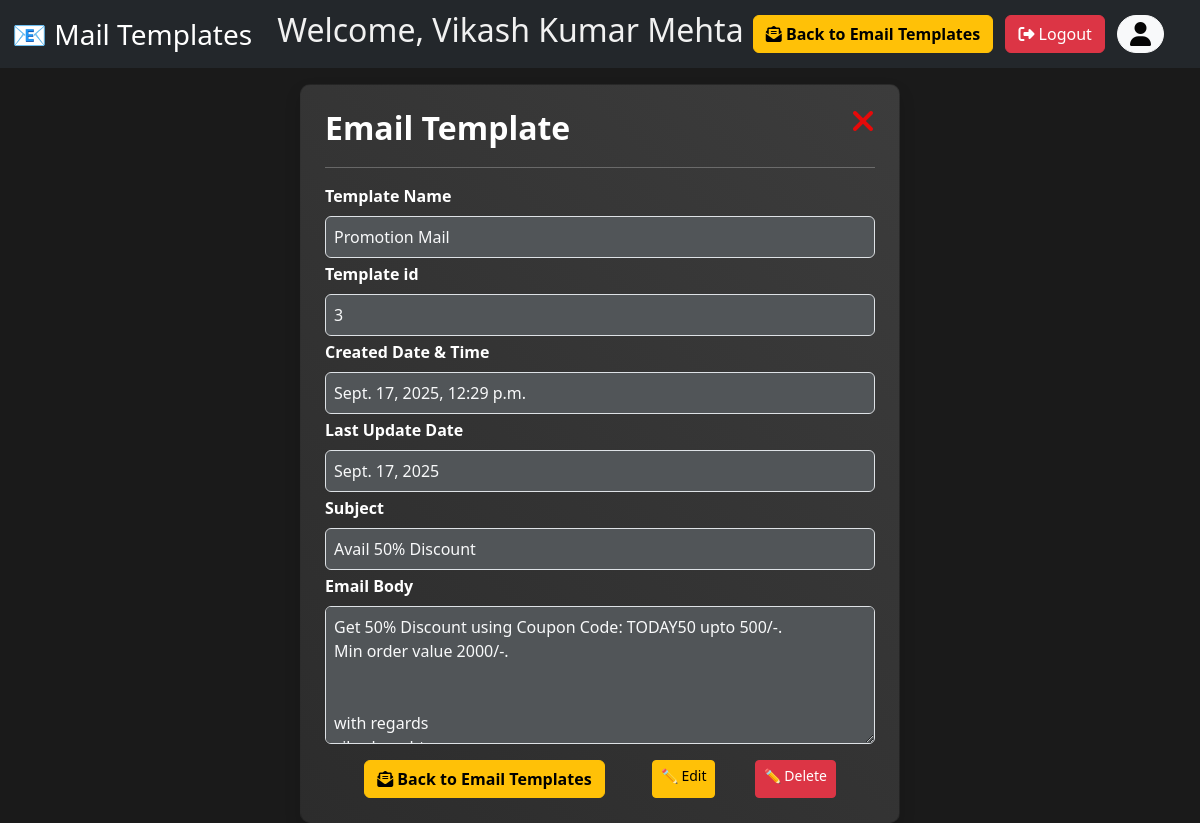
Page /user/templates/view/3 (signed in) on the earlier database version.
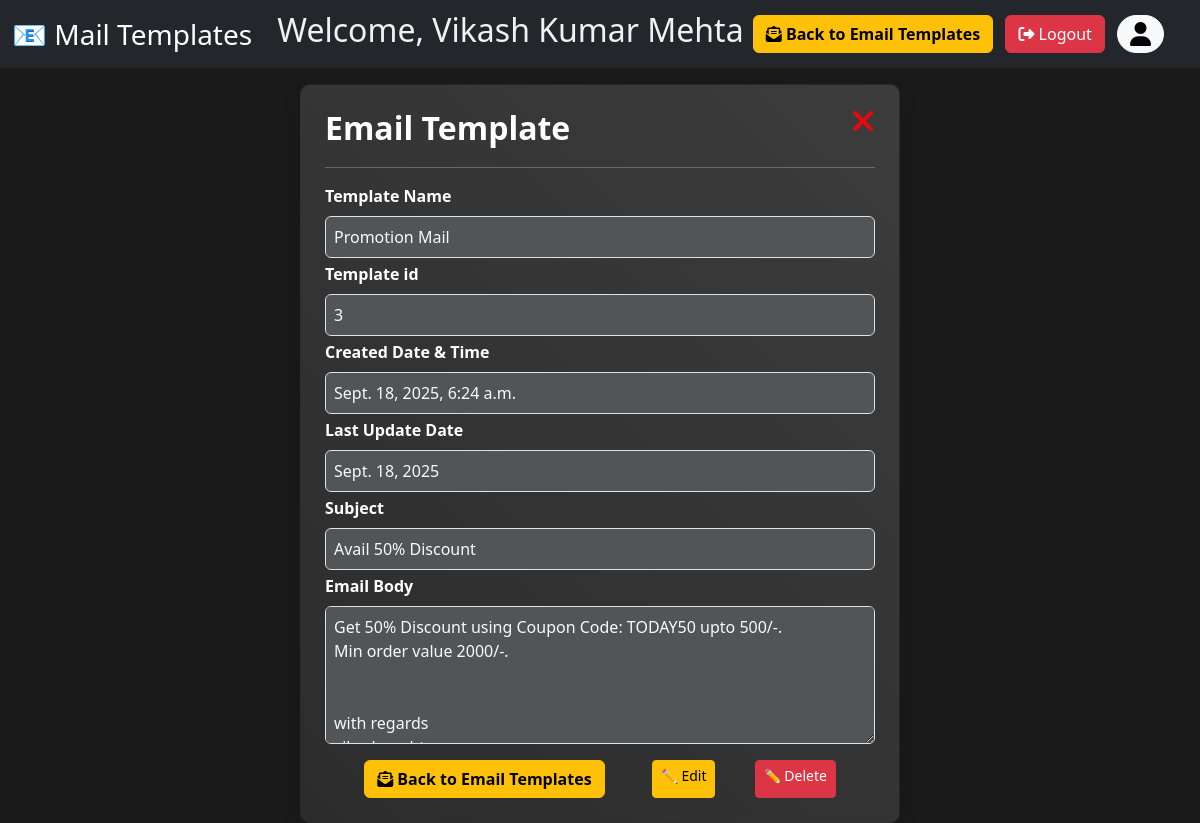
Same page on the later database version.
### EmailTemplates/models.py (models this page shows, shortened)
class Template(models.Model):
    template_name = models.CharField(max_length=100)
    user = models.ForeignKey(emailUsers, on_delete=models.CASCADE)
    subject = models.CharField(max_length=500, null=True)
    body = models.TextField(null=True)
    created_at = models.DateTimeField(auto_now=True)
    updated_at = models.DateField(null=True, auto_now=True)
    primary = models.BooleanField(default=False)
    no_of_time_used = models.IntegerField(default=0)

### EmailTemplates/views.py (the view)
# urls.py: path('view/<int:id>', views.viewTemplate, name='viewTemplate'),
def viewTemplate(request,id):
    user_id = request.session.get('user_id')
    if not user_id:
        messages.error(request, "Login First")
        return redirect('Login')
    try:
        template = Template.objects.get(id=id)
    except Exception as e:
        messages.error(request, "Template not found !")
        return redirect('templates')
    context = {
        'title':f'{template.template_name} -{template.user.name}',
        'id':template.id,
        'name':template.template_name,
        'subject':template.subject,
        'created_at':template.created_at,
        'updated_at':template.updated_at,
        'body':template.body,
        'username':template.user.name
    }
    return render(request, 'EmailTemplates/view.html', context)

### templates/EmailTemplates/view.html (shortened to what this page needs)
{% extends "CreateUser/base.html" %}
{% load static %}
{% block content %}
<nav class="navbar navbar-expand-lg navbar-dark bg-dark">
    <div class="container-fluid">
        <a class="navbar-brand fs-3" href=" {% url "templates" %} ">📧 Mail Templates</a>
        <h2>Welcome, {{username}}</h2>
        <div>
            <a href="{% url "templates" %}" class="btn btn-warning me-2 fw-bolder">
                <i class="fa-solid fa-envelope-open-text"></i> Back to Email Templates
            </a>
            <a href="{% url 'logout' %}" class="btn btn-danger me-2">
                <i class="fa-solid fa-right-from-bracket"></i> Logout
            </a>
            <div class="profile me-5">
                <a class="btn btn-light rounded-5 me-4" href=" {% url "profile" %} ">
                    <i class="fa-solid fa-user fa-xl" style="color: #050505ff;"></i>
                </a>
            </div>
        </div>
    </div>
</nav>
<div class="card col-6 p-4 shadow mx-auto mt-3">
    <div class="heading d-flex justify-content-between">
        <h2 class="mb-1 fw-bold">Email Template</h2>
        <a href="{% url "templates" %}"> <i class="fa-solid fa-xmark fa-2xl" style="color: #e60a0a;"></i> </a>
    </div> <hr>
        <div class="mb-1">
            <label class="form-label fw-bold">Template Name</label>
            <input type="text" class="form-control text-light" value="{{name}}" name='name' readonly>
        </div>
        <div class="mb-1">
            <label class="form-label fw-bold">Template id</label>
            <input type="text" class="form-control text-light" value="{{id}}" name='name' readonly>
        </div>
        <div class="mb-1">
            <label class="form-label fw-bold">Created Date & Time</label>
            <input type="text" class="form-control text-light" value="{{created_at}}" name='name' readonly>
        </div>
        <div class="mb-1">
            <label class="form-label fw-bold">Last Update Date</label>
            <input type="text" class="form-control text-light" value="{{updated_at}}" name='name' readonly>
        </div>
        <div class="mb-1">
            <label class="form-label fw-bold">Subject</label>
            <input type="text" class="form-control text-light" value="{{subject}}" name='subject' readonly>
        </div>
        <div class="mb-3">
            <label class="form-label fw-bold">Email Body</label>
            <textarea class="form-control text-light" rows="5" name="body" readonly>{{body}}</textarea>
        </div>
        <div class='d-flex justify-content-evenly'>
            <a href="{% url "templates" %}" class="btn btn-warning me-2 fw-bolder">
                <i class="fa-solid fa-envelope-open-text"></i> Back to Email Templates
            </a>
            <a href=" {% url "editTemplate" id %} " class="btn btn-sm btn-warning">✏ Edit</a>
            <a href=" {% url "deleteTemplate" id %} " class="btn btn-sm btn-danger">✏ Delete</a>
        </div>
</div>
{% endblock %}

Differences in the rows shown:
changed Template "Promotion Mail": name "Sept. 17, 2025, 12:29 p.m." → "Sept. 18, 2025, 6:24 a.m."; name "Sept. 17, 2025" → "Sept. 18, 2025"
